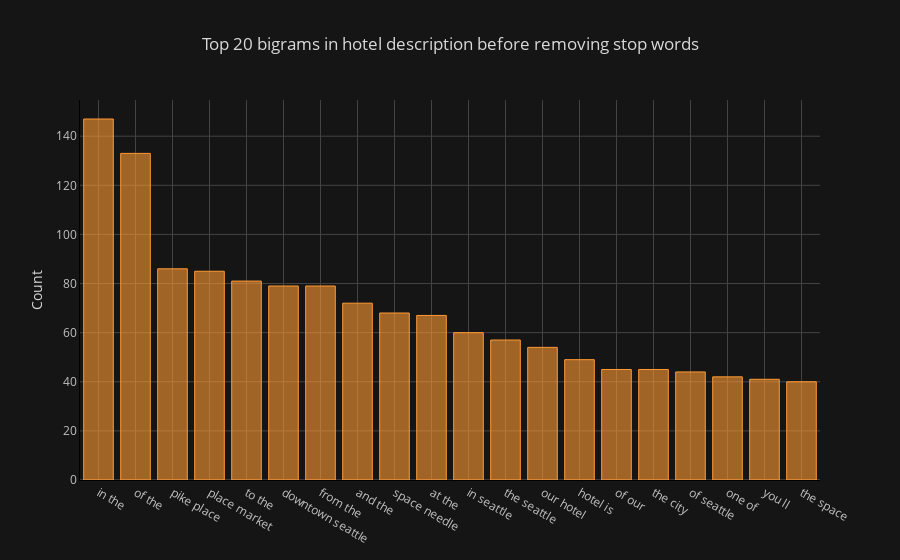

The code cell stored with this chart in its notebook:
### Markdown cell above
### Bigrams Frequency Distribution Before Removing Stop Word

### Code cell
def get_top_n_bigram(corpus, n=None):
    vec = CountVectorizer(ngram_range=(2, 2)).fit(corpus)
    bag_of_words = vec.transform(corpus)
    sum_words = bag_of_words.sum(axis=0) 
    words_freq = [(word, sum_words[0, idx]) for word, idx in vec.vocabulary_.items()]
    words_freq =sorted(words_freq, key = lambda x: x[1], reverse=True)
    return words_freq[:n]
common_words = get_top_n_bigram(df['desc'], 20)
df3 = pd.DataFrame(common_words, columns = ['desc' , 'count'])
df3.groupby('desc').sum()['count'].sort_values(ascending=False).iplot(kind='bar', yTitle='Count', linecolor='black', title='Top 20 bigrams in hotel description before removing stop words')

### Figure 1 — Plotly figure (JSON) as saved in the notebook; plotly's stock layout.template omitted (floating-point values rounded to 4 significant figures)
{"data": [{"name": "count", "uid": "62c787b2-3de4-431e-90f8-421743bcfde9", "text": "", "y": [147, 133, 86, 85, 81, 79, 79, 72, 68, 67, 60, 57, 54, 49, 45, 45, 44, 42, 41, 40], "marker": {"color": "rgba(255, 153, 51, 0.6)", "line": {"color": "rgba(255, 153, 51, 1.0)", "width": 1}}, "x": ["in the", "of the", "pike place", "place market", "to the", "downtown seattle", "from the", "and the", "space needle", "at the", "in seattle", "the seattle", "our hotel", "hotel is", "of our", "the city", "of seattle", "one of", "you ll", "the space"], "type": "bar", "orientation": "v"}], "layout": {"yaxis": {"tickfont": {"color": "#C2C2C2"}, "title": {"text": "Count", "font": {"color": "#D9D9D9"}}, "showgrid": true, "zerolinecolor": "#666570", "gridcolor": "#434343", "linecolor": "black"}, "paper_bgcolor": "#151516", "plot_bgcolor": "#151516", "title": {"text": "Top 20 bigrams in hotel description before removing stop words", "font": {"color": "#D9D9D9"}}, "xaxis": {"tickfont": {"color": "#C2C2C2"}, "title": {"text": "", "font": {"color": "#D9D9D9"}}, "showgrid": true, "zerolinecolor": "#666570", "gridcolor": "#434343", "linecolor": "black"}, "legend": {"bgcolor": "#151516", "font": {"color": "#D9D9D9"}}}}
